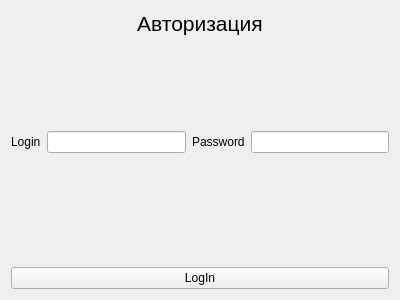
<?xml version="1.0" encoding="UTF-8"?>
<ui version="4.0">
 <class>authorization</class>
 <widget class="QWidget" name="authorization">
  <property name="geometry">
   <rect>
    <x>0</x>
    <y>0</y>
    <width>400</width>
    <height>300</height>
   </rect>
  </property>
  <property name="minimumSize">
   <size>
    <width>400</width>
    <height>300</height>
   </size>
  </property>
  <property name="maximumSize">
   <size>
    <width>400</width>
    <height>300</height>
   </size>
  </property>
  <property name="windowTitle">
   <string>Form</string>
  </property>
  <layout class="QGridLayout" name="gridLayout">
   <item row="3" column="1">
    <spacer name="verticalSpacer_2">
     <property name="orientation">
      <enum>Qt::Vertical</enum>
     </property>
     <property name="sizeHint" stdset="0">
      <size>
       <width>20</width>
       <height>40</height>
      </size>
     </property>
    </spacer>
   </item>
   <item row="4" column="1">
    <widget class="QLabel" name="error">
     <property name="maximumSize">
      <size>
       <width>16777215</width>
       <height>20</height>
      </size>
     </property>
     <property name="text">
      <string/>
     </property>
     <property name="alignment">
      <set>Qt::AlignCenter</set>
     </property>
    </widget>
   </item>
   <item row="1" column="1">
    <spacer name="verticalSpacer">
     <property name="orientation">
      <enum>Qt::Vertical</enum>
     </property>
     <property name="sizeHint" stdset="0">
      <size>
       <width>20</width>
       <height>40</height>
      </size>
     </property>
    </spacer>
   </item>
   <item row="2" column="1">
    <layout class="QHBoxLayout" name="horizontalLayout">
     <item>
      <widget class="QLabel" name="label_2">
       <property name="text">
        <string>Login</string>
       </property>
      </widget>
     </item>
     <item>
      <widget class="QLineEdit" name="login">
       <property name="inputMethodHints">
        <set>Qt::ImhDigitsOnly</set>
       </property>
      </widget>
     </item>
     <item>
      <widget class="QLabel" name="label_3">
       <property name="text">
        <string>Password</string>
       </property>
      </widget>
     </item>
     <item>
      <widget class="QLineEdit" name="passw"/>
     </item>
    </layout>
   </item>
   <item row="0" column="1">
    <widget class="QLabel" name="label">
     <property name="font">
      <font>
       <pointsize>16</pointsize>
      </font>
     </property>
     <property name="text">
      <string>Авторизация</string>
     </property>
     <property name="alignment">
      <set>Qt::AlignCenter</set>
     </property>
    </widget>
   </item>
   <item row="5" column="1">
    <layout class="QHBoxLayout" name="horizontalLayout_2">
     <item>
      <widget class="QPushButton" name="LogIn">
       <property name="text">
        <string>LogIn</string>
       </property>
      </widget>
     </item>
    </layout>
   </item>
  </layout>
 </widget>
 <resources/>
 <connections/>
</ui>
